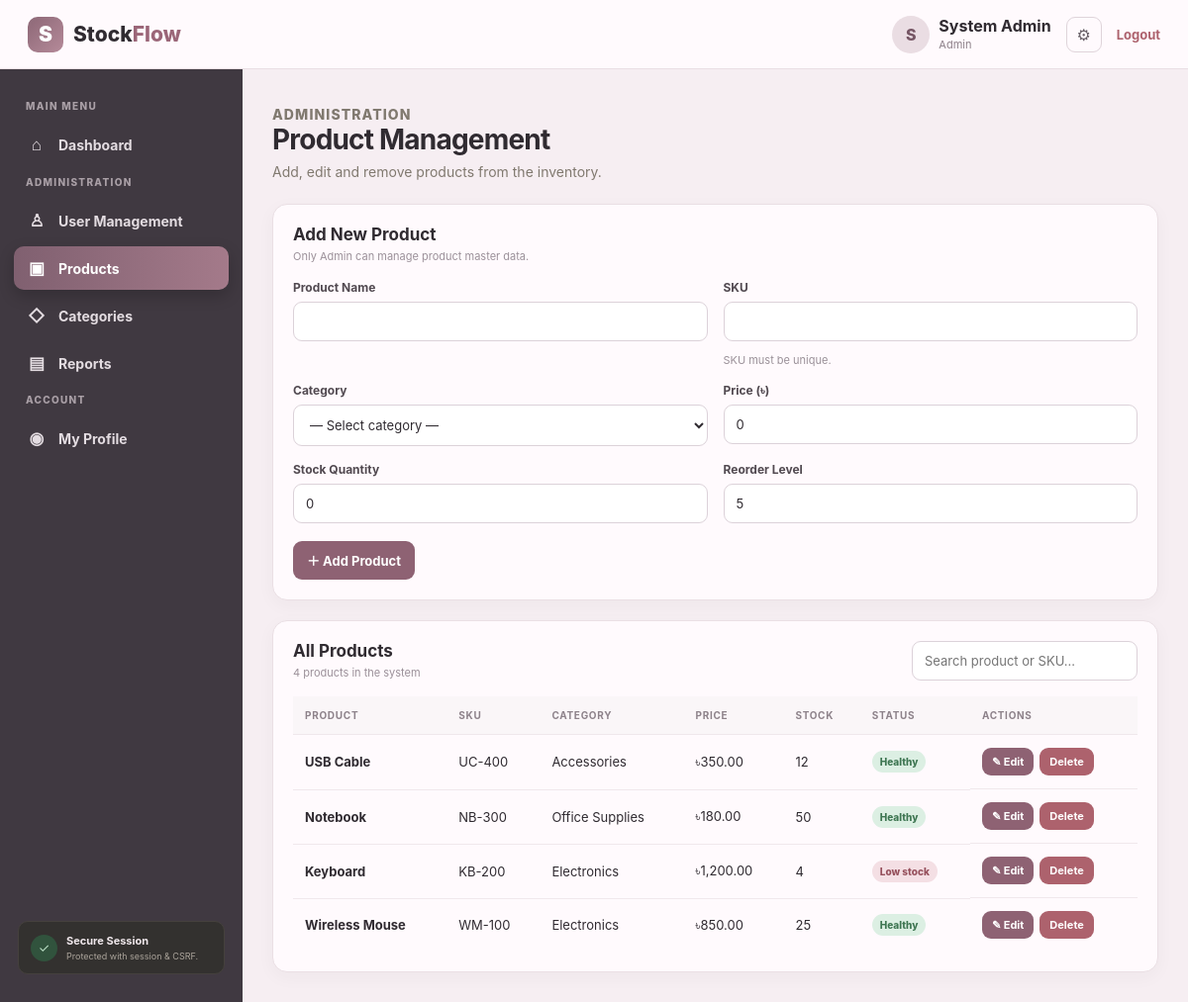
/admin/products.php (signed in), run on the app's committed database.
### tables this page shows
CREATE TABLE products (
 id INT UNSIGNED AUTO_INCREMENT PRIMARY KEY,
 name VARCHAR(150) NOT NULL,
 sku VARCHAR(80) NOT NULL UNIQUE,
 category_id INT UNSIGNED NULL,
 price DECIMAL(12,2) NOT NULL DEFAULT 0.00,
 cost_price DECIMAL(12,2) NOT NULL DEFAULT 0.00,
 quantity INT NOT NULL DEFAULT 0,
 reorder_level INT NOT NULL DEFAULT 5,
 created_at TIMESTAMP NOT NULL DEFAULT CURRENT_TIMESTAMP,
 CONSTRAINT fk_products_category FOREIGN KEY(category_id) REFERENCES categories(id) ON DELETE SET NULL ON UPDATE CASCADE
);

CREATE TABLE categories (
 id INT UNSIGNED AUTO_INCREMENT PRIMARY KEY,
 name VARCHAR(100) NOT NULL UNIQUE
);

### app/controllers/AdminController.php (called while the page is built, shortened)
<?php
require_once __DIR__ . '/../models/ProductModel.php';
class AdminController {
    public function products(): void { $model=new ProductModel($this->pdo);$edit=null;
        $cats=$model->categories();$ps=$model->all();$title='Product Management';require __DIR__.'/../views/admin/products.php';
    }
}

### admin/products.php (called while the page is built)
<?php require_once '../includes/auth.php'; require_role('Admin'); require '../config/database.php'; require '../app/controllers/AdminController.php'; (new AdminController($pdo))->products();

### includes/auth.php (called while the page is built, shortened)
<?php
function e($value): string {
    return htmlspecialchars((string)$value, ENT_QUOTES, 'UTF-8');
}
function current_user(): ?array {
    return $_SESSION['user'] ?? null;
}
function project_base_url(): string {
    $script = str_replace('\\', '/', $_SERVER['SCRIPT_NAME'] ?? '/index.php');
    $parts = explode('/', trim($script, '/'));
    array_pop($parts);
    if (!empty($parts) && in_array(end($parts), ['admin', 'profile', 'ajax', 'inventory_manager', 'purchase_officer', 'staff'], true)) {
        array_pop($parts);
    }
    return $parts ? '/' . implode('/', $parts) : '';
}

### app/models/ProductModel.php (called while the page is built, shortened)
<?php
class ProductModel {
    public function all(): array { return $this->pdo->query('SELECT p.*,c.name category FROM products p LEFT JOIN categories c ON c.id=p.category_id ORDER BY p.id DESC')->fetchAll(); }
}

### app/views/admin/products.php (the view, shortened to what this page needs)
<?php require __DIR__.'/../../../includes/header.php'; $base=project_base_url(); ?>
<div class="page-head"><div><p class="eyebrow">Administration</p><h1>Product Management</h1><p>Add, edit and remove products from the inventory.</p></div></div>
<section class="panel"><div class="panel-head"><div><h2><?=$edit?'Edit Product':'Add New Product'?></h2><span class="panel-sub">Only Admin can manage product master data.</span></div></div><form method="post" data-validate-form><input type="hidden" name="csrf" value="<?=e(csrf_token())?>"><input type="hidden" name="id" value="<?=e($edit['id']??0)?>"><div class="form-grid"><div class="field"><label>Product Name</label><input name="name" value="<?=e($edit['name']??'')?>" required maxlength="150"></div><div class="field"><label>SKU</label><input name="sku" value="<?=e($edit['sku']??'')?>" required maxlength="80" pattern="[A-Za-z0-9_-]{2,80}"><span class="helper">SKU must be unique.</span></div><div class="field"><label>Category</label><select name="category_id"><option value="0">— Select category —</option><?php foreach($cats as $c):?><option value="<?=$c['id']?>" <?=isset($edit['category_id'])&&$edit['category_id']==$c['id']?'selected':''?>><?=e($c['name'])?></option><?php endforeach;?></select></div><div class="field"><label>Price (৳)</label><input type="number" step="0.01" min="0" name="price" value="<?=e($edit['price']??'0')?>" required></div><div class="field"><label>Stock Quantity</label><input type="number" min="0" name="quantity" value="<?=e($edit['quantity']??'0')?>" required></div><div class="field"><label>Reorder Level</label><input type="number" min="0" name="reorder_level" value="<?=e($edit['reorder_level']??'5')?>" required></div></div><div class="form-actions"><button class="btn"><?=$edit?'✓ Update Product':'＋ Add Product'?></button><?php if($edit):?><a class="btn gray" href="products.php">Cancel</a><?php endif;?></div></form></section><br>
<section class="panel"><div class="panel-head"><div><h2>All Products</h2><span class="panel-sub"><?=count($ps)?> products in the system</span></div><div class="search-row"><input id="productSearch" type="search" placeholder="Search product or SKU..." aria-label="Search product or SKU"></div></div><div id="ajaxResults" class="ajax-results" aria-live="polite"></div><div class="table-wrap"><table class="table"><tr><th>Product</th><th>SKU</th><th>Category</th><th>Price</th><th>Stock</th><th>Status</th><th>Actions</th></tr><?php foreach($ps as $p):?><tr><td><b><?=e($p['name'])?></b></td><td><?=e($p['sku'])?></td><td><?=e($p['category']??'Uncategorized')?></td><td>৳<?=number_format((float)$p['price'],2)?></td><td><?=e($p['quantity'])?></td><td><?=$p['quantity']==0?'<span class="badge red">Out of stock</span>':($p['quantity']<=$p['reorder_level']?'<span class="badge red">Low stock</span>':'<span class="badge green">Healthy</span>')?></td><td class="actions"><a class="btn small" href="products.php?edit=<?=$p['id']?>">✎ Edit</a><form method="post" class="inline-form" onsubmit="return confirmDelete('Delete this product?')"><input type="hidden" name="csrf" value="<?=e(csrf_token())?>"><input type="hidden" name="delete_id" value="<?=$p['id']?>"><button class="btn small danger" type="submit">Delete</button></form></td></tr><?php endforeach;?><?php if(!$ps):?><tr><td colspan="7" class="empty">No products found.</td></tr><?php endif;?></table></div></section>
<?php require __DIR__.'/../../../includes/footer.php'; ?>

### includes/header.php (shortened to what this page needs)
<?php
require_once __DIR__ . '/auth.php';
$u = current_user();
$role = $u['role'] ?? '';
$base = project_base_url();
$scriptName = str_replace('\\', '/', $_SERVER['SCRIPT_NAME'] ?? '');
$current = basename($scriptName);
$isDashboard = $current === 'index.php' && !str_contains($scriptName, '/admin/') && !str_contains($scriptName, '/profile/');
$isProfile = str_contains($scriptName, '/profile/');
?>
<!doctype html>
<html lang="en">
<head>
<link rel="stylesheet" href="<?= e($base) ?>/assets/css/style.css">
</head>
<body>
<div class="app-shell">
<header class="topbar">
    <div class="top-left">
        <a class="brand" href="<?= e($base) ?>/index.php"><span class="brand-mark">S</span><span>Stock<span class="brand-accent">Flow</span></span></a>
    </div>
    <div class="top-actions">
        <div class="user-chip"><span class="avatar"><?= e(strtoupper(substr($u['name'] ?? 'A', 0, 1))) ?></span><span class="user-meta"><b><?= e($u['name'] ?? 'Admin') ?></b><small><?= e($role) ?></small></span></div>
        <a class="icon-link" href="<?= e($base) ?>/profile/index.php" title="My Profile">⚙</a>
        <a class="logout-link" href="<?= e($base) ?>/logout.php">Logout</a>
    </div>
</header>
<div class="layout">
<aside class="sidebar" id="sidebar">
    <div class="sidebar-label">MAIN MENU</div>
    <a class="nav-link <?= $isDashboard ? 'active' : '' ?>" href="<?= e($base) ?>/index.php"><span>⌂</span> Dashboard</a>
    <?php if ($role === 'Admin'): ?>
        <div class="sidebar-label">ADMINISTRATION</div>
        <a class="nav-link <?= $current === 'users.php' ? 'active' : '' ?>" href="<?= e($base) ?>/admin/users.php"><span>♙</span> User Management</a>
        <a class="nav-link <?= $current === 'products.php' ? 'active' : '' ?>" href="<?= e($base) ?>/admin/products.php"><span>▣</span> Products</a>
        <a class="nav-link <?= $current === 'categories.php' ? 'active' : '' ?>" href="<?= e($base) ?>/admin/categories.php"><span>◇</span> Categories</a>
        <a class="nav-link <?= $current === 'reports.php' ? 'active' : '' ?>" href="<?= e($base) ?>/admin/reports.php"><span>▤</span> Reports</a>
    <?php endif; ?>
    <div class="sidebar-label">ACCOUNT</div>
    <a class="nav-link <?= $isProfile ? 'active' : '' ?>" href="<?= e($base) ?>/profile/index.php"><span>◉</span> My Profile</a>
    <div class="sidebar-bottom"><div class="secure-box"><span>✓</span><div><b>Secure Session</b><small>Protected with session & CSRF.</small></div></div></div>
</aside>
<main class="main-content">

### includes/footer.php (shortened to what this page needs)
</main>
</div>
</div>
</body>
</html>

### data on the page
products: name "USB Cable", sku "UC-400", category.name "Accessories", price "350.00", quantity "12", reorder_level "Healthy"
products: name "Notebook", sku "NB-300", category.name "Office Supplies", price "180.00", quantity "50", reorder_level "Healthy"
products: name "Keyboard", sku "KB-200", category.name "Electronics", price "1,200.00", quantity "4", reorder_level "Low stock"
products: name "Wireless Mouse", sku "WM-100", category.name "Electronics", price "850.00", quantity "25", reorder_level "Healthy"

### other printed values
substr($u['name'] ?? 'A', 0, 1) "S"
$u['name'] "System Admin"
$role "Admin"
count($ps) "4"
